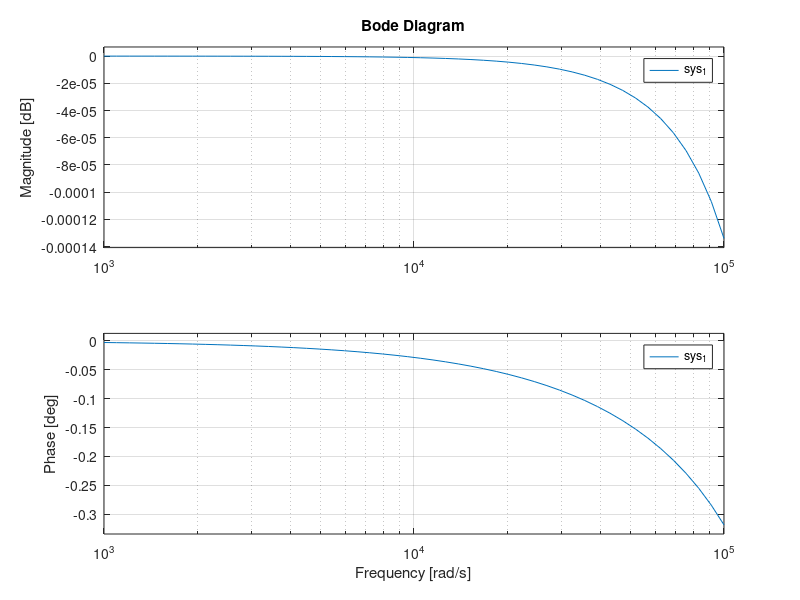

Write the MATLAB code that produced this figure.
%%Eric Morse
%%ECE204 Homework 8
%% Problem 3
%ff=(0:1000:100000);
%V0 = 5*cos(2*pi*ff);
%plot(ff,V0)
R=20000; C= 0.01*10^(-6); L = 0.001;
sys_1 = tf([1 0 1/(L*C)],[1 1/(R*C) 1/(L*C)]);
w = logspace(3, 5, 50);
bode(sys_1, w)
